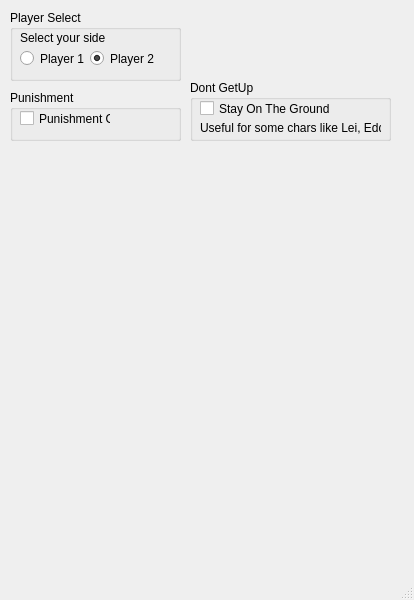
<?xml version="1.0" encoding="UTF-8"?>
<ui version="4.0">
 <class>MainWindow</class>
 <widget class="QMainWindow" name="MainWindow">
  <property name="geometry">
   <rect>
    <x>0</x>
    <y>0</y>
    <width>414</width>
    <height>600</height>
   </rect>
  </property>
  <property name="windowTitle">
   <string>Tekken7 BotGui</string>
  </property>
  <widget class="QWidget" name="centralwidget">
   <widget class="QGroupBox" name="groupBox">
    <property name="geometry">
     <rect>
      <x>10</x>
      <y>10</y>
      <width>171</width>
      <height>71</height>
     </rect>
    </property>
    <property name="title">
     <string>Player Select</string>
    </property>
    <widget class="QRadioButton" name="radioButton_p1">
     <property name="geometry">
      <rect>
       <x>10</x>
       <y>40</y>
       <width>67</width>
       <height>17</height>
      </rect>
     </property>
     <property name="text">
      <string>Player 1</string>
     </property>
    </widget>
    <widget class="QRadioButton" name="radioButton_p2">
     <property name="geometry">
      <rect>
       <x>80</x>
       <y>40</y>
       <width>81</width>
       <height>17</height>
      </rect>
     </property>
     <property name="text">
      <string>Player 2</string>
     </property>
     <property name="checked">
      <bool>true</bool>
     </property>
    </widget>
    <widget class="QLabel" name="label">
     <property name="geometry">
      <rect>
       <x>10</x>
       <y>20</y>
       <width>151</width>
       <height>16</height>
      </rect>
     </property>
     <property name="text">
      <string>Select your side</string>
     </property>
    </widget>
   </widget>
   <widget class="QGroupBox" name="groupBox_punishment">
    <property name="geometry">
     <rect>
      <x>10</x>
      <y>90</y>
      <width>171</width>
      <height>51</height>
     </rect>
    </property>
    <property name="title">
     <string>Punishment</string>
    </property>
    <widget class="QCheckBox" name="checkBox_punishBot">
     <property name="geometry">
      <rect>
       <x>10</x>
       <y>20</y>
       <width>91</width>
       <height>17</height>
      </rect>
     </property>
     <property name="text">
      <string>Punishment ON</string>
     </property>
    </widget>
   </widget>
   <widget class="QLabel" name="label_punish">
    <property name="geometry">
     <rect>
      <x>120</x>
      <y>290</y>
      <width>171</width>
      <height>61</height>
     </rect>
    </property>
    <property name="font">
     <font>
      <pointsize>18</pointsize>
      <weight>50</weight>
      <italic>true</italic>
      <bold>false</bold>
     </font>
    </property>
    <property name="text">
     <string/>
    </property>
    <property name="scaledContents">
     <bool>false</bool>
    </property>
    <property name="alignment">
     <set>Qt::AlignCenter</set>
    </property>
   </widget>
   <widget class="QGroupBox" name="groupBox_3">
    <property name="geometry">
     <rect>
      <x>190</x>
      <y>80</y>
      <width>201</width>
      <height>61</height>
     </rect>
    </property>
    <property name="title">
     <string>Dont GetUp</string>
    </property>
    <widget class="QCheckBox" name="checkBox_stayOnTheGround">
     <property name="geometry">
      <rect>
       <x>10</x>
       <y>20</y>
       <width>131</width>
       <height>17</height>
      </rect>
     </property>
     <property name="text">
      <string>Stay On The Ground</string>
     </property>
    </widget>
    <widget class="QLabel" name="label_2">
     <property name="geometry">
      <rect>
       <x>10</x>
       <y>40</y>
       <width>181</width>
       <height>16</height>
      </rect>
     </property>
     <property name="text">
      <string>Useful for some chars like Lei, Eddy..</string>
     </property>
    </widget>
   </widget>
  </widget>
  <widget class="QStatusBar" name="statusbar"/>
 </widget>
 <resources/>
 <connections/>
</ui>
